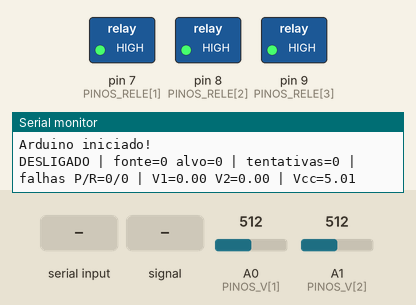
This sketch was run on a simulated Arduino Uno, built with avr-gcc and run on an emulated ATmega328P. Shown: switched loads named in the sketch (green lamp = pin HIGH), the last lines printed to the serial monitor. Inputs (shaded band) come from the test bench; at power-on: A0 (PINOS_V[1]) = 512, A1 (PINOS_V[2]) = 512.

Above: at 1.2 s.
1.3 s: "SET 1\n" received over the second serial link
At 1.8 s:
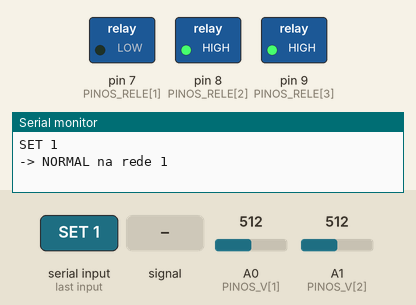
7.3 s: A0 (PINOS_V[1]) fed a 50 Hz sine of ±306 counts around its level
At 7.9 s:
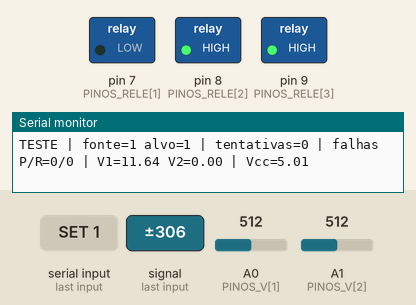
11.5 s: "SET 0\n" received over the second serial link
At 12.7 s:
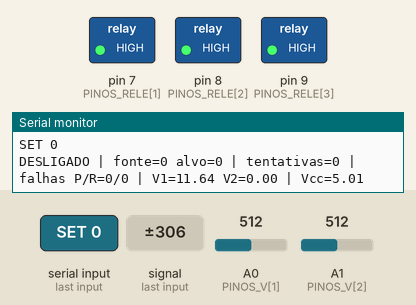
Timing chart, 0 to 14.5 s (numbered marks = the images above; inputs shaded):
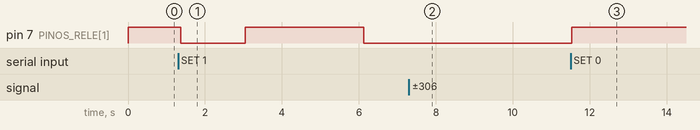

The sketch:

Ardu_no_free.ino
```cpp
#include <SoftwareSerial.h>
#include <EEPROM.h>

SoftwareSerial comunicacao(10, 11);
// RX = 10 | TX = 11

// ---------- Reles: 1 = principal, 2 = reserva, 3 = emergencial ----------
const uint8_t PINOS_RELE[4] = {0, 7, 8, 9};
// Muitos modulos rele sao acionados em nivel LOW.
#define RELE_LIGADO LOW
#define RELE_DESLIGADO HIGH
const unsigned long T_INTERTRAVA_MS = 100UL;   // tempo de queda do contator

// ---------- Sensores de tensao (um condicionador por rede) ----------
// Sensor 1 (rede principal) no A0 | Sensor 2 (rede reserva) no A1
// A rede emergencial nao possui sensor.
const uint8_t PINOS_V[3] = {0, A0, A1};
const float GANHO = 11.0;                      // (R1 + R2) / R2
const float CALIBRACAO[3] = {0, 1.00, 1.00};   // Vrms multimetro / Vrms Arduino
const float BANDGAP_V = 1.100;                 // referencia interna
const unsigned long JANELA_US = 100000UL;      // 100 ms = 5 ciclos (50 Hz) ou 6 (60 Hz)

// ---------- Trip saver e manobra ----------
const float V_MIN = 10.8;                       // 12 V -10%
const float V_MAX = 13.2;                       // 12 V +10%
const float V_FOLGA_RETORNO = 0.2;              // histerese para confirmar retorno
const uint8_t JANELAS_PARA_TRIP = 5;            // 5 janelas seguidas fora = problema
const unsigned long T_TRIP_MS = 3000UL;         // tempo com o rele desligado
const unsigned long T_ASSENTAMENTO_MS = 1000UL; // ignora a partida apos fechar o rele
const uint8_t JANELAS_CONFIRMA = 10;            // 10 janelas seguidas ok = rede ok
const unsigned long T_TESTE_MAX_MS = 4000UL;    // tempo maximo do teste de retorno
const uint8_t MAX_TENTATIVAS = 3;               // religamentos antes de declarar falha
const unsigned long T_SEG_MANOBRA_MS = 3000UL;  // tempo de seguranca entre abrir uma rede e fechar outra
const bool EMERGENCIA_PARA_RESERVA = true;      // sai da emergencial para a reserva quando so ela for manutenida

// ---------- Estado persistente (falhas) ----------
const int EE_FALHAS = 0;

enum Modo : uint8_t { DESLIGADO, NORMAL, TRIP, TESTE, MANOBRA };
const char* const NOMES[] = {"DESLIGADO", "NORMAL", "TRIP", "TESTE", "MANOBRA"};

Modo modo = DESLIGADO;
uint8_t fonte = 0;            // rele fechado agora (0 = nenhum)
uint8_t alvo = 0;             // rede em trip saver, em teste ou destino da manobra
uint8_t tentativas = 0;
bool falha[4] = {false, false, false, false};  // true = rede precisa de manutencao
bool testeInicial = false;    // 1o teste apos manobra: se falhar, inicia o trip saver
bool retorno = false;         // manobra de retorno (rede principal) apos manutencao
uint8_t janelasFora = 0;
uint8_t janelasOk = 0;
unsigned long tMarca = 0;

float vrms[3] = {0, 0, 0};
float vccAtual = 5.0;
uint16_t contMin = 0, contMax = 0;
uint32_t nAmostras = 0;

char bufferCmd[16];
uint8_t idxCmd = 0;

// =====================================================================
//  Reles e intertravamento
// =====================================================================

void desligarTodos() {
  for (uint8_t i = 1; i <= 3; i++) digitalWrite(PINOS_RELE[i], RELE_DESLIGADO);
  fonte = 0;
}

// Unica funcao que fecha um rele. Garante que nenhum outro esteja fechado.
void energizar(uint8_t n) {
  bool outraLigada = false;
  for (uint8_t i = 1; i <= 3; i++) {
    if (i != n && digitalRead(PINOS_RELE[i]) == RELE_LIGADO) {
      outraLigada = true;
      digitalWrite(PINOS_RELE[i], RELE_DESLIGADO);
    }
  }
  if (outraLigada) delay(T_INTERTRAVA_MS);
  digitalWrite(PINOS_RELE[n], RELE_LIGADO);
  fonte = n;
}

// Rede de seguranca: se por algum motivo houver 2 reles fechados, desliga tudo.
void verificarIntertravamento() {
  uint8_t ligados = 0;
  for (uint8_t i = 1; i <= 3; i++) {
    if (digitalRead(PINOS_RELE[i]) == RELE_LIGADO) ligados++;
  }
  if (ligados > 1) {
    desligarTodos();
    modo = DESLIGADO;
    alvo = 0;
    Serial.println(F("ERRO: dois reles ligados! Tudo desligado."));
  }
}

// =====================================================================
//  Falhas persistentes
// =====================================================================

void salvarFalhas() {
  EEPROM.update(EE_FALHAS, 0xA0 | (falha[1] ? 1 : 0) | (falha[2] ? 2 : 0));
}

void carregarFalhas() {
  uint8_t b = EEPROM.read(EE_FALHAS);
  if ((b & 0xF0) == 0xA0) {
    falha[1] = b & 1;
    falha[2] = b & 2;
  }
}

// =====================================================================
//  Medicao
// =====================================================================

bool dentroDaFaixa(float v, float folga) {
  return (v >= V_MIN + folga) && (v <= V_MAX - folga);
}

// Mede o Vcc real pela referencia interna de 1,1 V
float lerVcc() {
  ADMUX = _BV(REFS0) | _BV(MUX3) | _BV(MUX2) | _BV(MUX1);
  delay(2);

  ADCSRA |= _BV(ADSC);                        // primeira conversao descartada
  while (bit_is_set(ADCSRA, ADSC));

  uint32_t soma = 0;
  for (uint8_t i = 0; i < 8; i++) {
    ADCSRA |= _BV(ADSC);
    while (bit_is_set(ADCSRA, ADSC));
    soma += ADC;
  }

  analogRead(A0);                             // volta o canal ao A0 (leitura descartada)
  return BANDGAP_V * 1024.0 / (soma / 8.0);
}

// Mede uma janela de 100 ms no sensor s (1 ou 2).
// Retorna false se a janela foi contaminada pela comunicacao serial.
bool medirJanela(uint8_t s) {
  int antes = comunicacao.available();
  float vcc = lerVcc();

  uint32_t soma = 0, somaQuad = 0, n = 0;
  uint16_t mn = 1023, mx = 0;

  unsigned long inicio = micros();
  while (micros() - inicio < JANELA_US) {
    uint16_t v = analogRead(PINOS_V[s]);
    soma += v;
    somaQuad += (uint32_t)v * v;
    n++;
    if (v < mn) mn = v;
    if (v > mx) mx = v;
  }

  if (comunicacao.available() != antes) return false;

  float media = (float)soma / n;
  float variancia = (float)somaQuad / n - media * media;
  if (variancia < 0) variancia = 0;

  vrms[s] = sqrt(variancia) * (vcc / 1024.0) * GANHO * CALIBRACAO[s];
  vccAtual = vcc;
  contMin = mn;
  contMax = mx;
  nAmostras = n;
  return true;
}

// Sensor que protege a rede em uso (0 = nenhum precisa ser avaliado)
uint8_t sensorDaProtecao() {
  if ((modo == NORMAL || modo == TESTE) && (fonte == 1 || fonte == 2)) return fonte;
  return 0;
}

void registrar(const __FlashStringHelper* msg, uint8_t s) {
  Serial.print(msg);
  Serial.print(F(" | rede="));
  Serial.print(s);
  Serial.print(F(" V="));
  Serial.print(vrms[s], 2);
  Serial.print(F(" Vcc="));
  Serial.print(vccAtual, 2);
  Serial.print(F(" min/max="));
  Serial.print(contMin);
  Serial.print('/');
  Serial.print(contMax);
  Serial.print(F(" n="));
  Serial.println(nAmostras);
}

// =====================================================================
//  Logica de redes
// =====================================================================

// Rede que deveria alimentar a carga, dadas as falhas e a rede atual.
// atual = 3: so volta para a principal se principal E reserva foram manutenidas.
uint8_t escolherFonte(uint8_t atual) {
  if (atual == 3) {
    if (!falha[1] && !falha[2]) return 1;
    if (EMERGENCIA_PARA_RESERVA && !falha[2]) return 2;
    return 3;
  }
  if (!falha[1]) return 1;
  if (!falha[2]) return 2;
  return 3;
}

void iniciarNormal(uint8_t n) {
  energizar(n);
  alvo = n;
  modo = NORMAL;
  tentativas = 0;
  janelasFora = 0;
  retorno = false;
  testeInicial = false;
  tMarca = millis();
  Serial.print(F("-> NORMAL na rede "));
  Serial.println(n);
}

// Abre tudo, espera o tempo de seguranca e depois fecha a rede d.
void iniciarManobra(uint8_t d, bool ehRetorno) {
  desligarTodos();
  modo = MANOBRA;
  alvo = d;
  retorno = ehRetorno;
  testeInicial = false;
  tentativas = 0;
  tMarca = millis();
  Serial.print(F("-> MANOBRA para a rede "));
  Serial.println(d);
}

void entrarTrip() {
  desligarTodos();
  modo = TRIP;
  tMarca = millis();
  Serial.print(F("-> TRIP na rede "));
  Serial.println(alvo);
}

// A rede 'rede' esgotou as tentativas (ou falhou no retorno): precisa de manutencao
void declararFalha(uint8_t rede) {
  falha[rede] = true;
  salvarFalhas();
  Serial.print(F("FALHA: rede "));
  Serial.print(rede);
  Serial.println(F(" requer manutencao"));
  uint8_t d = escolherFonte(0);
  iniciarManobra(d, d == 1);
}

void atualizarProtecao(uint8_t sensorMedido) {
  switch (modo) {

    case NORMAL:
      if (fonte != 1 && fonte != 2) break;           // emergencial: sem sensor
      if (sensorMedido != fonte) break;
      if (millis() - tMarca < T_ASSENTAMENTO_MS) break;

      if (dentroDaFaixa(vrms[fonte], 0)) {
        janelasFora = 0;
      } else {
        registrar(F("NORMAL: janela fora da faixa"), fonte);
        if (++janelasFora >= JANELAS_PARA_TRIP) {
          alvo = fonte;
          tentativas = 0;
          entrarTrip();
        }
      }
      break;

    case TRIP:
      if (millis() - tMarca >= T_TRIP_MS) {
        energizar(alvo);                             // religa para testar a rede
        modo = TESTE;
        tMarca = millis();
        janelasOk = 0;
        janelasFora = 0;
        Serial.println(F("-> TESTE (rele religado)"));
      }
      break;

    case TESTE: {
      if (millis() - tMarca >= T_ASSENTAMENTO_MS && sensorMedido == fonte) {
        if (dentroDaFaixa(vrms[fonte], V_FOLGA_RETORNO)) {
          janelasFora = 0;
          janelasOk++;
        } else {
          janelasOk = 0;
          janelasFora++;
          registrar(F("TESTE: janela fora da faixa"), fonte);
        }
      }

      bool ok = janelasOk >= JANELAS_CONFIRMA;
      bool falhou = janelasFora >= JANELAS_PARA_TRIP ||
                    millis() - tMarca >= T_TESTE_MAX_MS;

      if (ok) {
        tentativas = 0;                              // rede voltou: zera a contagem
        testeInicial = false;
        retorno = false;
        janelasFora = 0;
        modo = NORMAL;
        Serial.print(F("-> NORMAL (rede "));
        Serial.print(alvo);
        Serial.println(F(" confirmada)"));
      }
      else if (falhou) {
        if (retorno) {
          // Retorno apos manutencao falhou: rede continua com problema
          retorno = false;
          declararFalha(alvo);
        }
        else if (testeInicial) {
          // Rede de destino sem tensao: inicia o trip saver nela
          testeInicial = false;
          entrarTrip();
        }
        else {
          tentativas++;
          if (tentativas >= MAX_TENTATIVAS) {
            declararFalha(alvo);                     // 3 falhas: rede indisponivel
          } else {
            entrarTrip();
          }
        }
      }
      break;
    }

    case MANOBRA:
      if (millis() - tMarca >= T_SEG_MANOBRA_MS) {
        if (alvo == 3) {
          iniciarNormal(3);                          // emergencial: sem verificacao
        } else {
          energizar(alvo);
          modo = TESTE;
          tMarca = millis();
          janelasOk = 0;
          janelasFora = 0;
          testeInicial = !retorno;
          Serial.print(F("-> TESTE da rede "));
          Serial.println(alvo);
        }
      }
      break;

    default:   // DESLIGADO
      break;
  }
}

// SOD informou que a rede 'rede' (1 ou 2) foi manutenida
void tratarManutencao(uint8_t rede) {
  if (rede < 1 || rede > 2 || !falha[rede]) return;

  falha[rede] = false;
  salvarFalhas();
  Serial.print(F("Manutencao confirmada: rede "));
  Serial.println(rede);

  uint8_t d;
  switch (modo) {
    case NORMAL:
      d = escolherFonte(fonte);
      if (d != fonte) iniciarManobra(d, d == 1);
      break;

    case TRIP:
    case TESTE:
      if (alvo == 2 && !falha[1]) iniciarManobra(1, true);
      break;

    case MANOBRA:
      d = escolherFonte(alvo);
      if (d != alvo) {
        alvo = d;
        retorno = (d == 1);
      }
      break;

    default:
      break;
  }
}

// =====================================================================
//  Comunicacao com o ESP32
// =====================================================================

// STATE <modo> <fonte> <alvo> <tentativas> <falhaP> <falhaR> <v1> <v2>
void enviarEstado() {
  comunicacao.print(F("STATE "));
  comunicacao.print(NOMES[modo]);
  comunicacao.print(' ');
  comunicacao.print(fonte);
  comunicacao.print(' ');
  comunicacao.print(alvo);
  comunicacao.print(' ');
  comunicacao.print(tentativas);
  comunicacao.print(' ');
  comunicacao.print(falha[1] ? 1 : 0);
  comunicacao.print(' ');
  comunicacao.print(falha[2] ? 1 : 0);
  comunicacao.print(' ');
  comunicacao.print(vrms[1], 2);
  comunicacao.print(' ');
  comunicacao.println(vrms[2], 2);
}

void tratarComando(const char* cmd) {
  if (strcmp(cmd, "SET 1") == 0) {
    if (modo == DESLIGADO) {
      iniciarNormal(escolherFonte(0));
    }
  }
  else if (strcmp(cmd, "SET 0") == 0) {
    desligarTodos();
    modo = DESLIGADO;
    alvo = 0;
    tentativas = 0;
    retorno = false;
    testeInicial = false;
  }
  else if (strcmp(cmd, "MANUT 1") == 0) {
    tratarManutencao(1);
  }
  else if (strcmp(cmd, "MANUT 2") == 0) {
    tratarManutencao(2);
  }
  // GET e qualquer outro comando: apenas responde o estado
  enviarEstado();
}

void lerComunicacao() {
  while (comunicacao.available()) {
    char c = comunicacao.read();
    if (c == '\n') {
      bufferCmd[idxCmd] = 0;
      if (idxCmd > 0) {
        Serial.println(bufferCmd);
        tratarComando(bufferCmd);
      }
      idxCmd = 0;
    }
    else if (c != '\r' && idxCmd < sizeof(bufferCmd) - 1) {
      bufferCmd[idxCmd++] = c;
    }
  }
}

void depurar() {
  static unsigned long t = 0;

  if (millis() - t >= 1000) {
    t = millis();
    Serial.print(NOMES[modo]);
    Serial.print(F(" | fonte="));
    Serial.print(fonte);
    Serial.print(F(" alvo="));
    Serial.print(alvo);
    Serial.print(F(" | tentativas="));
    Serial.print(tentativas);
    Serial.print(F(" | falhas P/R="));
    Serial.print(falha[1] ? 1 : 0);
    Serial.print('/');
    Serial.print(falha[2] ? 1 : 0);
    Serial.print(F(" | V1="));
    Serial.print(vrms[1], 2);
    Serial.print(F(" V2="));
    Serial.print(vrms[2], 2);
    Serial.print(F(" | Vcc="));
    Serial.println(vccAtual, 2);
  }
}

void setup() {
  // Garante que todos os reles comecem desligados.
  for (uint8_t i = 1; i <= 3; i++) {
    digitalWrite(PINOS_RELE[i], RELE_DESLIGADO);
    pinMode(PINOS_RELE[i], OUTPUT);
  }

  Serial.begin(9600);
  comunicacao.begin(9600);

  analogRead(A0);  // leitura descartada para estabilizar o ADC

  carregarFalhas();   // lembra quais redes aguardam manutencao

  Serial.println("Arduino iniciado!");
}

void loop() {
  static uint8_t ciclo = 0, altern = 0;

  uint8_t s = sensorDaProtecao();
  uint8_t sensorLogica = s;

  if (s == 0) {
    altern ^= 1;                       // so exibicao: alterna entre os sensores
    s = 1 + altern;
  } else if (++ciclo >= 6) {
    ciclo = 0;
    s = (s == 1) ? 2 : 1;              // a cada 6 janelas, le o outro sensor (exibicao)
    sensorLogica = 0;
  }

  bool valida = medirJanela(s);
  lerComunicacao();                    // responde o ESP32 entre as janelas
  atualizarProtecao(valida ? sensorLogica : 0);
  verificarIntertravamento();
  depurar();
}
```

Measured:
- after the input at 1.3 s, pin 7 (PINOS_RELE[1]): HIGH → LOW after 0.07 s, → HIGH 1.7 s later, → LOW 3.1 s later
- after the input at 7.3 s, pin 7 (PINOS_RELE[1]): stays LOW (without the input it goes to HIGH after 0.43 s)
- after the input at 11.5 s, pin 7 (PINOS_RELE[1]): LOW → HIGH at once
